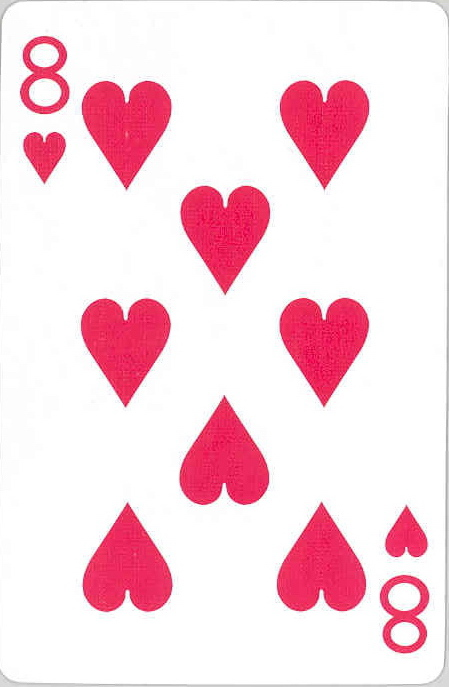
%> input picture images/R_8.JPG, 449 x 687 px
$ octave main.m   (GNU Octave 9; MATLAB toolbox functions it lacks are replaced by stand-ins)
%> lines starting %> are read from the running program, lines starting %| are printed output that depends on the picture; in (x1, y1, x2, y2) boxes, pixels count from 0 and x2, y2 are one past the last pixel; in counts of white or black regions, pixels touching at a corner belong together; the program's own positions count from 1
### codes/CutImage.m
function BW = CutImage( Left_Top )
% Left_Top为大致的信息区域，BW为返回的最小二值化区域
% 功能: 截取最小的信息区域(数字，形状)

% 图像二值化,反色
Left_Top_BW = ~im2bw(rgb2gray(Left_Top),0.5);
% 中值滤波去除椒盐噪声，[3,3]为窗口大小
Left_Top_BW = medfilt2(Left_Top_BW,[3,3]);
[L_x,L_y,L_z] = size(Left_Top_BW);
% 自定义白色像素点个数,用于统计，确定边缘
WhiteDot = 8;
% 上边缘
top = 0;
for i=1 : L_x
    count = sum(sum(Left_Top_BW(i : i,:)));
    if count > WhiteDot
        top=i;
        break;
    end
end
% 下边缘
bottom = 0;
for i=L_x : -1 : 1
    count = sum(sum(Left_Top_BW(i : i,:)));
    if count > WhiteDot
        bottom=i;
        break;
    end
end
% 左边缘
left = 0;
for i=1 : L_y
    count = sum(sum(Left_Top_BW(:,i : i)));
    if count > WhiteDot
        left=i;
        break;
    end
end
% 右边缘
right = 0;
for i=L_y : -1 : 1
    count = sum(sum(Left_Top_BW(:,i : i)));
    if count > WhiteDot
        right=i;
        break;
    end
end
BW = Left_Top_BW(top : bottom, left : right);

end

### codes/GetModel.m
function Model = GetModel( BW )
% BW为二值图像，Model为图像的投影模板
% 功能: 获取图像的投影模板

% 30+20模板
Model = [0,0,0,0,0,0,0,0,0,0,0,0,0,0,0,0,0,0,0,0,0,0,0,0,0,0,0,0,0,0,0,0,0,0,0,0,0,0,0,0,0,0,0,0,0,0,0,0,0,0];

[L_x,L_y,L_z] = size(BW);
% 对X轴横向投影取30个点
Xdiv_count = 30;
Xdiv = floor(L_x/Xdiv_count);
Xwhite_sum = 0;   % 白色像素点总数
Xdot_sum = 0;   % 像素点总数
x_start = 0;
x_end = 0;
for i=1 : Xdiv_count
    x_start = 1+Xdiv*(i-1);
    if i == Xdiv_count      %最后一个区间
        x_end = L_x;
    else
        x_end = Xdiv*i;
    end
    Xwhite_sum = sum(sum(BW(x_start : x_end,:)));
    Xdot_sum = (x_end - x_start + 1)*L_y;
    Model(i) = Xwhite_sum/Xdot_sum;
end
% 对Y轴纵向投影取20个点
Ydiv_count = 20;
Ydiv = floor(L_y/Ydiv_count);
Ywhite_sum = 0;   % 白色像素点总数
Ydot_sum = 0;   % 像素点总数
y_start = 0;
y_end = 0;
for i=1 : Ydiv_count
    y_start = 1+Ydiv*(i-1);
    if i == Ydiv_count      %最后一个区间
        y_end = L_y;
    else
        y_end = Ydiv*i;
    end
    Ywhite_sum = sum(sum(BW(:,y_start : y_end)));
    Ydot_sum = L_x*(y_end - y_start + 1);
    Model(i+Xdiv_count) = Ywhite_sum/Ydot_sum;
end


end

### codes/ParseShape.m
function Shape = ParseShape( Shape_Model )
%PARSESHAPE 此处显示有关此函数的摘要
% 功能: 解析花色

% 花色投影30+20模板 R--红桃 B--黑桃 F--方片 M--梅花
Model_R = [0.2439, 0.4878, 0.60975,0.70731,0.78048,0.82926,0.85365,0.90243,0.92682,0.97561,1,      1,      1,      1,      1,      1,      1,      0.97561,0.95121,0.92682,0.90243,0.90243,0.85365,0.82926,0.80487,0.78048,0.75609,0.68292,0.68292,0.44947,0.25581,0.44186,0.56976,0.66279,0.76744,0.83721,0.89534,0.96511,0.94186,0.83721,0.77906,0.88372,0.93023,0.89534,0.84883,0.77906,0.7093, 0.60465,0.51162,0.33333];
Model_B = [0.23684,0.26315,0.31578,0.34211,0.36842,0.42105,0.44736,0.47368,0.52631,0.57894,0.63157,0.65789,0.68421,0.73684,0.76315,0.78947,0.84211,0.86842,0.89473,0.94736,0.94736,0.97368,1,      1,      1,      1,      1,      1,      1,      0.44078,0.22222,0.31111,0.35555,0.42222,0.46666,0.51111,0.53333,0.57777,0.6,    0.62222,0.64444,0.68888,0.68888,0.71111,0.73333,0.77777,0.8,    1,      1,      0.61988];
Model_F = [0.3,    0.36666,0.36666,0.43333,0.5,    0.5,    0.56666,0.63333,0.7,    0.73333,0.76666,0.83333,0.9,    0.96666,1,      1,      1,      1,      1,      1,      1,      1,      1,      1,      0.96666,0.9,    0.83333,0.76666,0.7,    0.47037,0.26315,0.31578,0.36842,0.42105,0.47368,0.55263,0.63157,0.68421,0.76315,0.81578,0.94736,1,      1,      1,      1,      1,      1,      1,      1,      0.64114];
Model_M = [0.24444,0.28888,0.33333,0.37777,0.4,    0.44444,0.46666,0.46666,0.46666,0.48888,0.48888,0.46666,0.46666,0.46666,0.46666,0.42222,0.37777,0.37777,0.33333,0.66666,0.77777,0.86666,0.91111,0.95555,0.95555,1,      1,      1,      1,      0.51746,0.23,   0.3,    0.38,   0.42,   0.42,   0.44,   0.64,   0.71,   0.74,   0.8,    0.96,   1,      0.85,   0.77,   0.7,    0.66,   0.51,   0.42,   0.42,   0.32571];

Model = [Model_R;Model_B;Model_F;Model_M];
% 存储矩阵间的相关系数
correlation = [0,0,0,0];
for i=1 : 4
    rel = corrcoef(Model(i,:),Shape_Model);
    correlation(i) = abs(rel(2));
end

d = dist(1,correlation);
[min_dist,index] = min(d);
switch index
    case 1
        Shape = '红桃';
    case 2
        Shape = '黑桃';
    case 3
        Shape = '方片';
    case 4
        Shape = '梅花';
end
end

### codes/ParseNumber.m
function  Number  = ParseNumber( Number_Model )
%PARSENUMBER 此处显示有关此函数的摘要
% 功能： 解析数字

% 数字投影30+20模板
Model_2 = [0.42045,0.60227,0.72727,0.81818,0.625,  0.5,    0.44318,0.43181,0.40909,0.40909,0.38636,0.27272,0.20454,0.19318,0.22727,0.25,   0.27272,0.27272,0.29545,0.31818,0.31818,0.29545,0.27272,0.26136,0.25,  0.23863,0.23863,0.22727,0.21590,0.66148,0.28571,0.42207,0.5,    0.55194,0.55844,0.44805,0.40909,0.38311,0.36363,0.35064,0.34415,0.34415,0.33766,0.35714,0.36363,0.38311,0.40259,0.56493,0.64935,0.50432];
Model_3 = [0.91666,0.9375, 0.91666,0.6875, 0.41666,0.41666,0.40625,0.41666,0.36458,0.22916,0.22916,0.25,   0.40625,0.53125,0.625,  0.58333,0.35416,0.20833,0.20833,0.1875, 0.19791,0.1875, 0.1875, 0.1875, 0.1875,0.1875, 0.19791,0.22916,0.32291,0.50911,0.33108,0.38513,0.42567,0.39864,0.25675,0.29054,0.32432,0.34459,0.34459,0.35811,0.37162,0.39864,0.42567,0.44594,0.45945,0.47297,0.49324,0.5,    0.52702,0.46756];
Model_4 = [0.22093,0.24418,0.27906,0.31395,0.33720,0.36046,0.39534,0.41860,0.45348,0.45348,0.45348,0.45348,0.43023,0.44186,0.45348,0.44186,0.44186,0.44186,0.44186,0.44186,0.44186,0.44186,0.43023,0.75581,1,     1,      1,      0.61627,0.20930,0.32421,0.12666,0.17333,0.21333,0.26,   0.3    ,0.32666,0.31333,0.32666,0.32,   0.32,   0.32666,0.36,   0.43333,0.43333,0.74666,1,      1,      1,      1,      0.208];
Model_5 = [0.84091,0.86363,0.86363,0.85227,0.21590,0.20454,0.20454,0.20454,0.20454,0.20454,0.32954,0.65909,0.77272,0.82954,0.65909,0.47727,0.38636,0.30681,0.21590,0.20454,0.20454,0.19318,0.18181,0.18181,0.1818,0.18181,0.18181,0.20454,0.20454,0.48863,0.35897,0.60256,0.60897,0.57692,0.53205,0.33974,0.30769,0.3141, 0.30128,0.29487,0.29487,0.30128,0.32051,0.33333,0.35256,0.37179,0.41025,0.50641,0.66025,0.43162];
Model_6 = [0.29787,0.51063,0.61702,0.63829,0.46808,0.40425,0.36171,0.26595,0.19148,0.17021,0.15957,0.17021,0.31914,0.57446,0.71276,0.79787,0.70212,0.57446,0.52127,0.45744,0.43617,0.41489,0.40425,0.39361,0.3829,0.37234,0.3617, 0.37234,0.38297,0.46136,0.33766,0.57792,0.70129,0.77922,0.77922,0.51948,0.42857,0.37662,0.33116,0.2987, 0.29221,0.27922,0.27922,0.2987, 0.32467,0.32467,0.36363,0.3961, 0.50649,0.46031];
Model_7 = [0.95238,1,      1,      0.73809,0.44047,0.44047,0.45238,0.45238,0.30952,0.22619,0.22619,0.21428,0.21428,0.22619,0.21428,0.21428,0.20238,0.19047,0.20238,0.21428,0.20238,0.21428,0.21428,0.21428,0.2142,0.21428,0.21428,0.22619,0.21428,0.20308,0.21333,0.22666,0.22666,0.22666,0.16,   0.15333,0.28,   0.39333,0.48,   0.51333,0.46666,0.44666,0.40666,0.38666,0.36666,0.35333,0.36666,0.31333,0.26666,0.17666];
Model_8 = [0.34693,0.5102, 0.62244,0.59183,0.40816,0.35714,0.31632,0.30612,0.30612,0.28571,0.30612,0.31632,0.33673,0.38775,0.42857,0.62244,0.61224,0.53061,0.5102, 0.61224,0.71428,0.5,    0.41836,0.38775,0.3469,0.33673,0.35714,0.32653,0.32653,0.46079,0.16233,0.36363,0.55194,0.70779,0.66233,0.51948,0.46103,0.42857,0.37012,0.36363,0.33116,0.32467,0.32467,0.32467,0.33766,0.38311,0.3961, 0.45454,0.51948,0.49232];
Model_9 = [0.25531,0.45744,0.57446,0.65957,0.53191,0.46808,0.41489,0.41489,0.38297,0.39361,0.38297,0.38297,0.38297,0.38297,0.38297,0.39361,0.39361,0.42553,0.44681,0.48936,0.51063,0.61702,0.75531,0.79787,0.7127,0.53191,0.2553, 0.18085,0.17021,0.38857,0.20779,0.37662,0.51298,0.61688,0.58441,0.43506,0.38961,0.34415,0.31818,0.30519,0.2987, 0.2987, 0.2987 ,0.31168,0.32467,0.35714,0.38961,0.48701,0.64935,0.61616];
Model_10 =[0.31914,0.59574,0.68085,0.74468,0.65957,0.58511,0.56382,0.55319,0.55319,0.55319,0.55319,0.55319,0.55319,0.55319,0.55319,0.55319,0.55319,0.55319,0.55319,0.55319,0.55319,0.55319,0.55319,0.55319,0.5532,0.55319,0.55319,0.55319,0.55319,0.60471,0.97402,0.98701,0.98701,0.98701,0.48051,0,      0,      0,      0.35714,0.81818,0.8961, 0.94155,0.96753,0.25324,0.21428,0.19481,0.19481,0.22077,0.25324,0.83116];

Model = [Model_2;Model_3;Model_4;Model_5;Model_6;Model_7;Model_8;Model_9;Model_10];
% 存储矩阵间的相关系数
correlation = [0,0,0,0,0,0,0,0,0];
for i=1 : 9
    rel = corrcoef(Model(i,:),Number_Model);
    correlation(i) = abs(rel(2));
end

%     corrcoef(a,b)
%     ans = 1.0000 0.9976 0.9976 1.0000
%     第一个1是a与a的相关系数，左边第一个0.9976是a与b相关系数，第二个0.9976是b与a相关系数，第二个1是b与b的相关系数
%     相关系数      相关程度
%     0.00-±0.30    微相关
%     ±0.30-±0.50  实相关
%     ±0.50-±0.80  显著相关
%     ±0.80-±1.00  高度相关

d = dist(1,correlation);
[min_dist,index] = min(d);

Number = index + 1;

end

### codes/main.m
clear;clc;
A = imread('../images/R_8.JPG');
%> A is the input picture: size 687x449x3 uint8; mean R, G, B 249.5, 215.6, 224.5

% 分辨数字
% 三个参数分别代表：行数，列数，RGB三值(彩色图像固定为3)
% 比例是调出来的 ^_^
[x,y,z] = size(A);
%> x = 687; y = 449; z = 3
Number_Left_Top = A(1 : x/6, 1 : y/6, 1 : z);
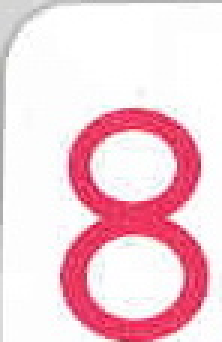
%> Number_Left_Top: size 114x74x3 uint8 (shown 3 times larger); mean R, G, B 243.7, 209.3, 217.8
Shape_Left_Top = A(x/6 : x/2, 1 : y/6, 1 : z);
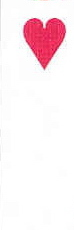
%> Shape_Left_Top: size 230x74x3 uint8; mean R, G, B 251.7, 237.3, 240.8
% 截取图像
Number_BW = CutImage(Number_Left_Top);
%> in CutImage, `Left_Top_BW = ~im2bw(rgb2gray(Left_Top),0.5);`:
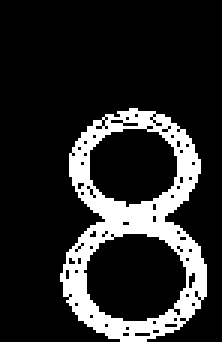
%> Left_Top_BW: size 114x74 logical (shown 3 times larger); 16.5% white; 1 white region, box (x1, y1, x2, y2) and area: (20, 36, 69, 114) 1391
%> in CutImage, `Left_Top_BW = medfilt2(Left_Top_BW,[3,3]);`:
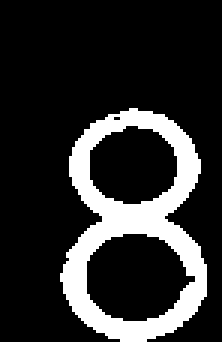
%> Left_Top_BW: size 114x74 logical (shown 3 times larger); 17.7% white; 1 white region, box (x1, y1, x2, y2) and area: (20, 36, 69, 114) 1489
%> the loop in CutImage, `for i=1 : L_x` made 38 passes
%> count on passes 1 to 12: 0, 0, 0, 0, 0, 0, 0, 0, 0, 0, 0, 0
%> the loop in CutImage, `for i=L_x : -1 : 1` made 1 pass
%> count on pass 1: 9
%> the loop in CutImage, `for i=1 : L_y` made 22 passes
%> the loop in CutImage, `for i=L_y : -1 : 1` made 6 passes
%> in CutImage, `BW = Left_Top_BW(top : bottom, left : right);`:
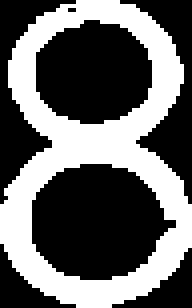
%> BW: size 77x48 logical (shown 4 times larger); 40.1% white; 1 white region, box (x1, y1, x2, y2) and area: (0, 0, 48, 77) 1483
Shape_BW = CutImage(Shape_Left_Top);
%> in CutImage (call 2), `Left_Top_BW = ~im2bw(rgb2gray(Left_Top),0.5);`: Left_Top_BW: size 230x74 logical; 7.3% white; 1 white region, box (x1, y1, x2, y2) and area: (24, 18, 66, 69) 1249
%> in CutImage (call 2), `Left_Top_BW = medfilt2(Left_Top_BW,[3,3]);`:
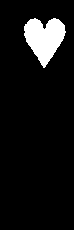
%> Left_Top_BW: size 230x74 logical; 7.6% white; 1 white region, box (x1, y1, x2, y2) and area: (24, 18, 66, 68) 1295
%> the loop in CutImage (call 2), `for i=1 : L_x` made 20 passes
%> after the loop in CutImage (call 2), `for i=L_x : -1 : 1`: bottom = 62
%> the loop in CutImage (call 2), `for i=1 : L_y` made 26 passes
%> the loop in CutImage (call 2), `for i=L_y : -1 : 1` made 10 passes
%> in CutImage (call 2), `BW = Left_Top_BW(top : bottom, left : right);`:
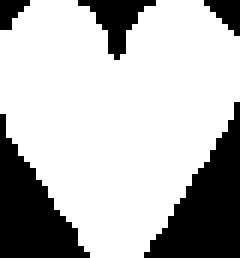
%> BW: size 43x40 logical (shown 6 times larger); 72.7% white; 5 black regions (1 under 20 px), largest, box (x1, y1, x2, y2) and area: (24, 17, 40, 43) 204, (0, 19, 15, 43) 175, (13, 0, 26, 10) 54, (34, 0, 40, 6) 21
% 获取投影模板
Number_Model = GetModel(Number_BW);
%> the loop in GetModel, `for i=1 : Xdiv_count` made 30 passes
%> Xwhite_sum on passes 1 to 12: 30, 45, 55, 41, 34, 31, 27, 28, 30, 30, 29, 29
%> after the loop in GetModel, `for i=1 : Xdiv_count`: Model = 50 values, max 0.646 at index 20, min 0 at index 31, mean 0.237
%> the loop in GetModel, `for i=1 : Ydiv_count` made 20 passes
%> Ywhite_sum on passes 1 to 12: 25, 61, 86, 107, 86, 69, 60, 56, 50, 51, 45, 44
%> after the loop in GetModel, `for i=1 : Ydiv_count`: Model = 50 values, max 0.695 at index 34, min 0.162 at index 31, mean 0.393
%> Number_Model has the same summary as Model in GetModel
Shape_Model = GetModel(Shape_BW);
%> the loop in GetModel (call 2), `for i=1 : Xdiv_count` made 30 passes
%> Xwhite_sum on passes 1 to 12: 16, 22, 26, 28, 31, 36, 37, 37, 37, 39, 40, 40
%> the loop in GetModel (call 2), `for i=1 : Ydiv_count` made 20 passes
%> Ywhite_sum on passes 1 to 12: 32, 45, 54, 61, 68, 73, 78, 82, 77, 67, 72, 80
%> Shape_Model = 50 values, max 1 at index 11, min 0.302 at index 50, mean 0.8

% 解析花色
Shape = ParseShape(Shape_Model);
%> the loop in ParseShape, `for i=1 : 4` made 4 passes
%> rel on passes 1 to 4: [1 0.979; 0.979 1], [1 0.327; 0.327 1], [1 0.538; 0.538 1], [1 0.296; 0.296 1]
%> after the loop in ParseShape, `for i=1 : 4`: correlation = [0.979 0.327 0.538 0.296]
%> in ParseShape, `d = dist(1,correlation);`: d = [0.0215 0.673 0.462 0.704]
%> in ParseShape, `[min_dist,index] = min(d);`: min_dist = 0.0215; index = 1
%> Shape = '红桃'
% 解析数字
Number = ParseNumber(Number_Model);
%> the loop in ParseNumber, `for i=1 : 9` made 9 passes
%> rel on passes 1 to 9: [1 0.305; 0.305 1], [1 0.111; 0.111 1], [1 -0.123; -0.123 1], [1 0.252; 0.252 1], [1 0.754; 0.754 1], [1 -0.0729; -0.0729 1], [1 0.962; 0.962 1], [1 0.478; 0.478 1], [1 0.0435; 0.0435 1]
%> after the loop in ParseNumber, `for i=1 : 9`: correlation = [0.305 0.111 0.123 0.252 0.754 0.0729 0.962 0.478 0.0435]
%> in ParseNumber, `d = dist(1,correlation);`: d = [0.695 0.889 0.877 0.748 0.246 0.927 0.0375 0.522 0.957]
%> in ParseNumber, `[min_dist,index] = min(d);`: min_dist = 0.0375; index = 7
%> in ParseNumber, `Number = index + 1;`: Number = 8
%> Number = 8

subplot(2,2,1),imshow(A),title('源图像');
subplot(2,2,2),imshow(Number_BW),title('左上角数字二值化图像');
subplot(2,2,3),imshow(Shape_BW),title('左上角花色二值化图像');
subplot(2,2,4),imshow(A),title(strcat(Shape,num2str(Number)));

$ run again, with images/R_10.JPG copied over images/R_8.JPG
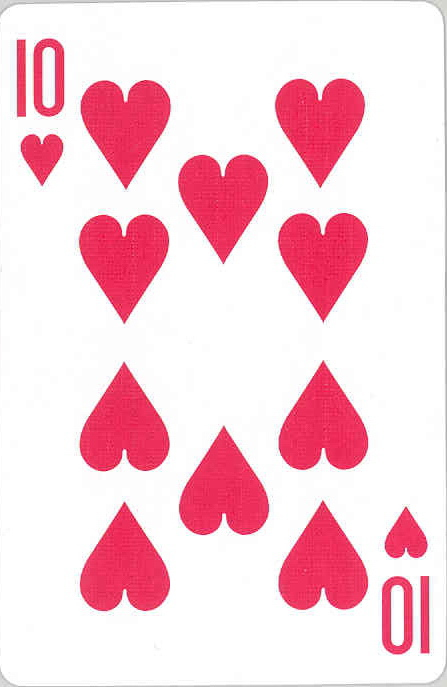
%> input picture images/R_10.JPG, 447 x 687 px
%> A is the input picture: size 687x447x3 uint8; mean R, G, B 248.6, 207.7, 217.2
%> in CutImage, `Left_Top_BW = medfilt2(Left_Top_BW,[3,3]);`:
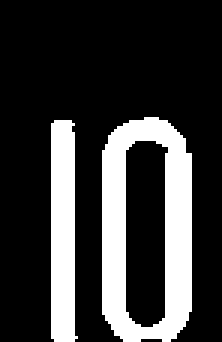
%> Left_Top_BW: size 114x74 logical (shown 3 times larger); 22.4% white; 2 white regions, box (x1, y1, x2, y2) and area: (34, 39, 64, 114) 1298, (17, 40, 26, 114) 588
%> the loop in CutImage, `for i=1 : L_x` made 41 passes
%> count on passes 1 to 8: 0, 0, 0, 0, 0, 0, 0, 0
%> the loop in CutImage, `for i=L_x : -1 : 1` made 1 pass
%> count on pass 1: 16
%> the loop in CutImage, `for i=1 : L_y` made 18 passes
%> the loop in CutImage, `for i=L_y : -1 : 1` made 11 passes
%> BW: size 74x47 logical; 54.1% white; 7 black regions (3 under 20 px), largest, box (x1, y1, x2, y2) and area: (25, 7, 39, 69) 779, (7, 0, 26, 74) 735, (39, 0, 47, 11) 43, (40, 64, 47, 74) 31
%> the loop in CutImage (call 2), `for i=1 : L_x` made 1 pass
%> count on pass 1: 13
%> after the loop in CutImage (call 2), `for i=L_x : -1 : 1`: bottom = 64
%> the loop in CutImage (call 2), `for i=1 : L_y` made 22 passes
%> the loop in CutImage (call 2), `for i=L_y : -1 : 1` made 12 passes
%> in CutImage (call 2), `BW = Left_Top_BW(top : bottom, left : right);`:
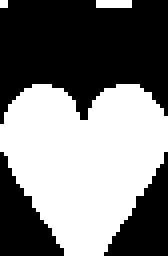
%> BW: size 64x42 logical (shown 4 times larger); 47.9% white; 3 white regions (2 under 20 px), largest, box (x1, y1, x2, y2) and area: (0, 21, 42, 64) 1265
%> the loop in GetModel, `for i=1 : Xdiv_count` made 30 passes
%> Xwhite_sum on passes 1 to 8: 43, 54, 64, 61, 47, 47, 50, 50
%> after the loop in GetModel, `for i=1 : Xdiv_count`: Model = 50 values, max 0.681 at index 3, min 0 at index 31, mean 0.323
%> the loop in GetModel, `for i=1 : Ydiv_count` made 20 passes
%> Ywhite_sum on passes 1 to 8: 146, 148, 148, 145, 1, 0, 0, 0
%> after the loop in GetModel, `for i=1 : Ydiv_count`: Model = 50 values, max 1 at index 32, min 0 at index 36, mean 0.515
%> Number_Model has the same summary as Model in GetModel
%> the loop in GetModel (call 2), `for i=1 : Xdiv_count` made 30 passes
%> the loop in GetModel (call 2), `for i=1 : Ydiv_count` made 20 passes
%> Ywhite_sum on passes 1 to 8: 22, 35, 46, 54, 63, 69, 73, 79
%> Shape_Model = 50 values, max 1 at index 17, min 0 at index 2, mean 0.491
%> the loop in ParseShape, `for i=1 : 4` made 4 passes
%> rel on passes 1 to 4: [1 0.479; 0.479 1], [1 0.68; 0.68 1], [1 0.733; 0.733 1], [1 0.374; 0.374 1]
%> after the loop in ParseShape, `for i=1 : 4`: correlation = [0.479 0.68 0.733 0.374]
%> in ParseShape, `d = dist(1,correlation);`: d = [0.521 0.32 0.267 0.626]
%> in ParseShape, `[min_dist,index] = min(d);`: min_dist = 0.267; index = 3
%> Shape = '方片'
%> the loop in ParseNumber, `for i=1 : 9` made 9 passes
%> rel on passes 1 to 8: [1 -0.0373; -0.0373 1], [1 0.0435; 0.0435 1], [1 -0.408; -0.408 1], [1 0.0949; 0.0949 1], [1 0.081; 0.081 1], [1 0.0612; 0.0612 1], [1 -0.0749; -0.0749 1], [1 -0.00161; -0.00161 1]
%> after the loop in ParseNumber, `for i=1 : 9`: correlation = [0.0373 0.0435 0.408 0.0949 0.081 0.0612 0.0749 0.00161 0.942]
%> in ParseNumber, `d = dist(1,correlation);`: d = [0.963 0.957 0.592 0.905 0.919 0.939 0.925 0.998 0.058]
%> in ParseNumber, `[min_dist,index] = min(d);`: min_dist = 0.058; index = 9
%> in ParseNumber, `Number = index + 1;`: Number = 10

$ run again, with images/R_2.JPG copied over images/R_8.JPG
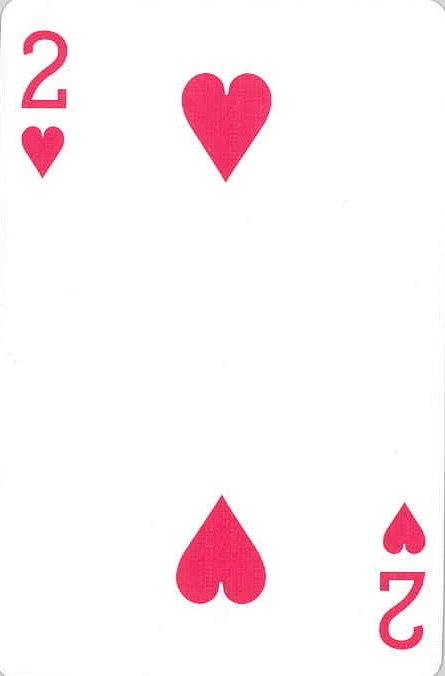
%> input picture images/R_2.JPG, 445 x 676 px
%> A is the input picture: size 676x445x3 uint8; mean R, G, B 253.4, 242.5, 245.4
%> in CutImage, `Left_Top_BW = medfilt2(Left_Top_BW,[3,3]);`:
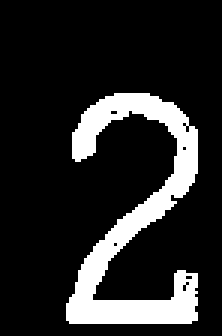
%> Left_Top_BW: size 112x74 logical (shown 3 times larger); 15.5% white; 1 white region, box (x1, y1, x2, y2) and area: (22, 31, 66, 108) 1288
%> the loop in CutImage, `for i=1 : L_x` made 32 passes
%> count on passes 1 to 8: 0, 0, 0, 0, 0, 0, 0, 0
%> the loop in CutImage, `for i=L_x : -1 : 1` made 5 passes
%> the loop in CutImage, `for i=1 : L_y` made 24 passes
%> the loop in CutImage, `for i=L_y : -1 : 1` made 9 passes
%> BW: size 77x43 logical; 38.7% white; 1 white region, box (x1, y1, x2, y2) and area: (0, 0, 43, 77) 1282
%> the loop in CutImage (call 2), `for i=1 : L_x` made 16 passes
%> after the loop in CutImage (call 2), `for i=L_x : -1 : 1`: bottom = 58
%> the loop in CutImage (call 2), `for i=1 : L_y` made 23 passes
%> the loop in CutImage (call 2), `for i=L_y : -1 : 1` made 12 passes
%> in CutImage (call 2), `BW = Left_Top_BW(top : bottom, left : right);`:
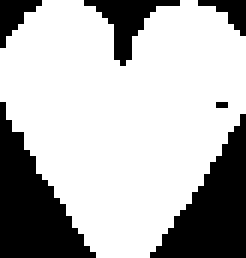
%> BW: size 43x41 logical (shown 6 times larger); 71.1% white; 6 black regions (1 under 20 px), largest, box (x1, y1, x2, y2) and area: (0, 17, 16, 43) 203, (25, 19, 41, 43) 192, (14, 0, 30, 11) 62, (0, 0, 7, 8) 28, (33, 0, 41, 6) 22
%> the loop in GetModel, `for i=1 : Xdiv_count` made 30 passes
%> Xwhite_sum on passes 1 to 8: 30, 47, 60, 60, 48, 34, 36, 31
%> after the loop in GetModel, `for i=1 : Xdiv_count`: Model = 50 values, max 0.698 at index 3, min 0 at index 31, mean 0.195
%> the loop in GetModel, `for i=1 : Ydiv_count` made 20 passes
%> Ywhite_sum on passes 1 to 8: 28, 56, 73, 80, 73, 63, 57, 50
%> after the loop in GetModel, `for i=1 : Ydiv_count`: Model = 50 values, max 0.698 at index 3, min 0.182 at index 31, mean 0.348
%> Number_Model has the same summary as Model in GetModel
%> the loop in GetModel (call 2), `for i=1 : Xdiv_count` made 30 passes
%> Xwhite_sum on passes 1 to 8: 10, 20, 26, 28, 31, 34, 37, 37
%> the loop in GetModel (call 2), `for i=1 : Ydiv_count` made 20 passes
%> Ywhite_sum on passes 1 to 8: 23, 35, 47, 58, 64, 70, 77, 81
%> Shape_Model = 50 values, max 1 at index 12, min 0.244 at index 1, mean 0.784
%> the loop in ParseShape, `for i=1 : 4` made 4 passes
%> rel on passes 1 to 4: [1 0.995; 0.995 1], [1 0.422; 0.422 1], [1 0.634; 0.634 1], [1 0.318; 0.318 1]
%> after the loop in ParseShape, `for i=1 : 4`: correlation = [0.995 0.422 0.634 0.318]
%> in ParseShape, `d = dist(1,correlation);`: d = [0.00516 0.578 0.366 0.682]
%> in ParseShape, `[min_dist,index] = min(d);`: min_dist = 0.00516; index = 1
%> Shape = '红桃'
%> the loop in ParseNumber, `for i=1 : 9` made 9 passes
%> rel on passes 1 to 8: [1 0.985; 0.985 1], [1 0.551; 0.551 1], [1 -0.18; -0.18 1], [1 0.426; 0.426 1], [1 0.293; 0.293 1], [1 0.504; 0.504 1], [1 0.416; 0.416 1], [1 0.366; 0.366 1]
%> after the loop in ParseNumber, `for i=1 : 9`: correlation = [0.985 0.551 0.18 0.426 0.293 0.504 0.416 0.366 0.0348]
%> in ParseNumber, `d = dist(1,correlation);`: d = [0.0154 0.449 0.82 0.574 0.707 0.496 0.584 0.634 0.965]
%> in ParseNumber, `[min_dist,index] = min(d);`: min_dist = 0.0154
%> in ParseNumber, `Number = index + 1;`: Number = 2
